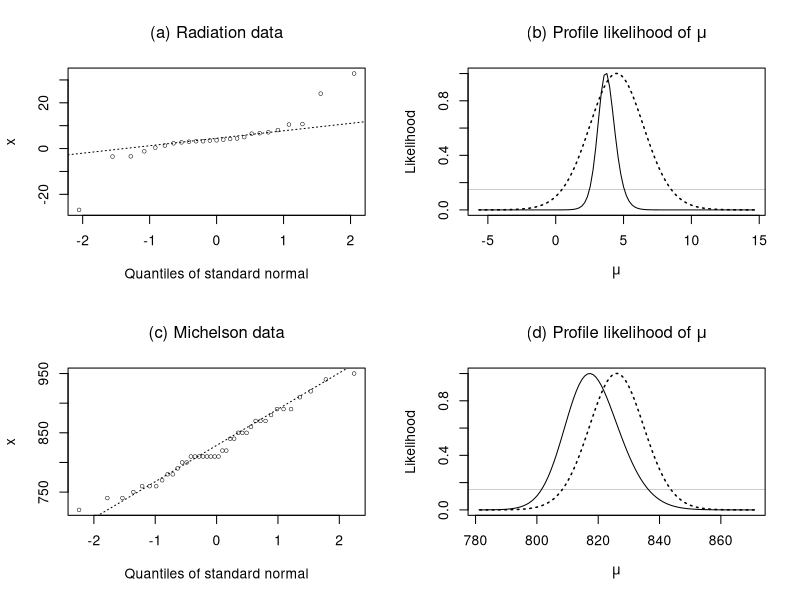

The R source for this figure:
# Example 4.17

# heavy-tailed data example:

x<- c(-26.8,-3.5, -3.4, -1.2,  0.4, 1.3, 2.3, 2.7,
      3.0 , 3.2,  3.2,  3.5,  3.6, 3.9, 4.2, 4.4,
      5.0 , 6.5,  6.7,  7.1,  8.1, 10.5,10.7, 24.0, 32.8)

n<- length(x)

s2 <- var(x)*(n-1)/n
  llmax <- sum(log(dnorm(x,mean(x),sqrt(s2))))  # maximized likelihood
  cat('normal AIC=',(-2*llmax + 2*2),'\n')

par(mfrow=c(2,2))
a<-qqnorm(x,plot=F); 
plot(a,xlab='Quantiles of standard normal',
       ylab='x',type='n')
  qqline(x,lty=3)
  points(a,cex=.6,lwd=.5)
  title(expression('(a) Radiation data'),cex=2)

np<-100
xbar<- mean(x)
mu<- seq(xbar+ 5*sd(x)/sqrt(n),xbar- 5*sd(x)/sqrt(n) ,len=np)
fun1<- function(x,mu){ abs(x-mu)^2}
  xmu <- outer(x,mu,'fun1')
  nsig<- t(xmu) %*% rep(1,n)
  nsig<- c(nsig)
  p<-2
  loglik<- -n/p*log(nsig/n) - n/2
  m1 <- max(loglik)
  lik1<- exp(loglik-max(loglik))

plot(range(mu),range(lik1),type='n',
     xlab=expression(mu),
     ylab='Likelihood')
  lines(mu,lik1,lty='dotted',lwd=1.5)

# cauchy likelihood:
fun3 <- function(p){ # -loglike from cauchy
        mu <- p[1]
        sigma<- p[2]
        -sum(log(dcauchy(x,mu,sigma)))
       }
a<- nlm(fun3,p=c(0.3,1))
  cat('Cauchy muhat =',a$est,'\n')
  cat ('Cauchy AIC = ',(2*a$min + 4),'\n') 


# profile from cauchy model
# fun2 takes global x and mui
fun2 <- function(sigma){ # -loglike from cauchy
        -sum(log(dcauchy(x,mui,sigma)))
       }
ll<- NULL
for (i in 1:np){
   mui<- mu[i]
   lli<-nlm(fun2,1)$minimum
   ll<- c(ll,lli)
   }
#m2 <- -min(ll)
#  cat('Cauchy AIC=',(-2*m2 + 2*2),'\n')  # should be the same as above

ll<- exp(min(ll)-ll)
  lines(mu,ll,lty=1)
  title(expression(paste('(b) Profile likelihood of ',mu)))
  abline(h=.15,lwd=.2)



### ..................               more normal data

# speed of light data from Example 4.8
x<- c(890, 810, 810, 820, 800, 770, 760, 740, 750, 760,
    910, 920, 890, 860, 880, 720, 840, 850, 850, 780,
	890, 840, 780, 810, 760, 810, 790, 810, 820, 850,
    870, 870, 810 ,740, 810, 940, 950, 800, 810, 870)

# speed of light Michelson 1882, from Stigler 1977
#x <- c(883,816,778,796,682,711,611,599,1051,781,578,
#      796,774,820,772,696,573,748,748,797,851,809,723)

n<- length(x)
s2 <- var(x)*(n-1)/n
  llmax <- sum(log(dnorm(x,mean(x),sqrt(s2))))  # maximized likelihood
  cat('normal AIC=',(-2*llmax + 2*2),'\n')

a<-qqnorm(x,plot=F)
plot(a,xlab='Quantiles of standard normal',
       ylab='x',type='n')
  points(a,cex=.6,lwd=.5)
  qqline(x,lty=3)
  title(expression('(c) Michelson data'))

np<-100
xbar<- mean(x)
mu<- seq(xbar+ 5*sd(x)/sqrt(n),xbar- 5*sd(x)/sqrt(n) ,len=np)
fun1<- function(x,mu){ abs(x-mu)^2}
  xmu <- outer(x,mu,'fun1')
  nsig<- t(xmu) %*% rep(1,n)
  nsig<- c(nsig)
  p<-2
  loglik<- -n/p*log(nsig/n) - n/2
  m1 <- max(loglik)
  lik1<- exp(loglik-max(loglik))

plot(range(mu),range(lik1),type='n',
     xlab=expression(mu),
     ylab='Likelihood')
 lines(mu,lik1,lty='dotted',lwd=1.5)

# profile from cauchy model
# fun2 takes global x and mui
fun2 <- function(sigma){ # -loglike from cauchy
        -sum(log(dcauchy(x,mui,sigma)))
       }
ll<- NULL
for (i in 1:np){
   mui<- mu[i]
   lli<- nlm(fun2,1)$minimum
   ll<- c(ll,lli)
   }
cat('Cauchy AIC=',(2*min(ll) + 2*2),'\n')

ll<- exp(min(ll)-ll)
  lines(mu,ll,lty=1)
  title(expression(paste('(d) Profile likelihood of ',mu)))
  abline(h=.15,lwd=.2)
